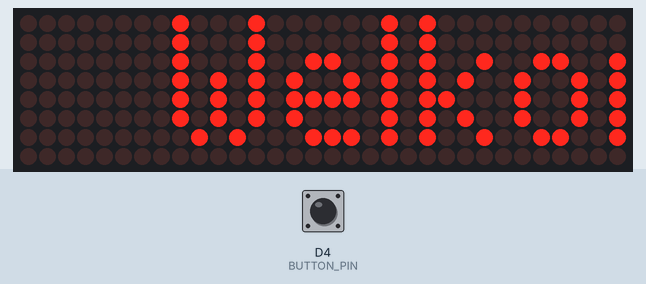
Simulated run of this sketch. Board: ESP8266 (NodeMCU). Shown: 32×8 LED matrix. The test bench sets the inputs (shaded band); at power-on: D4 (BUTTON_PIN) HIGH.

Above: at 1.21 s.
1.3 s: D4 (BUTTON_PIN) pulled LOW for 0.15 s
At 1.36 s:
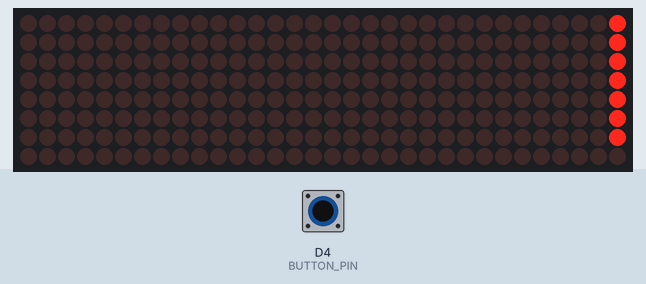
2.0 s: D4 (BUTTON_PIN) pulled LOW for 1 s
At 2.11 s:
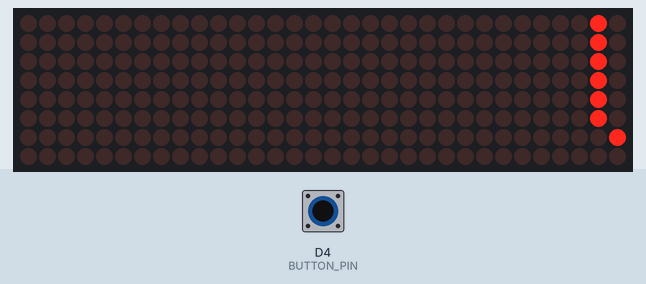
3.6 s: D4 (BUTTON_PIN) pulled LOW for 0.15 s
At 3.72 s:
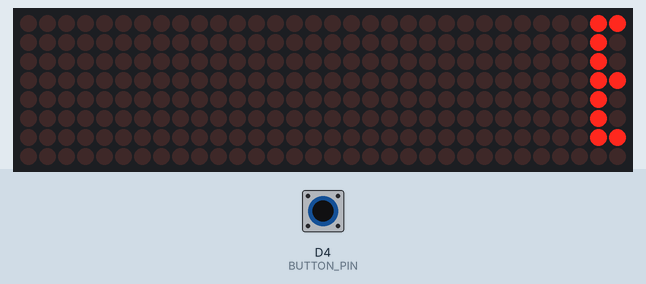
4.3 s: D4 (BUTTON_PIN) pulled LOW for 1 s
At 4.47 s:
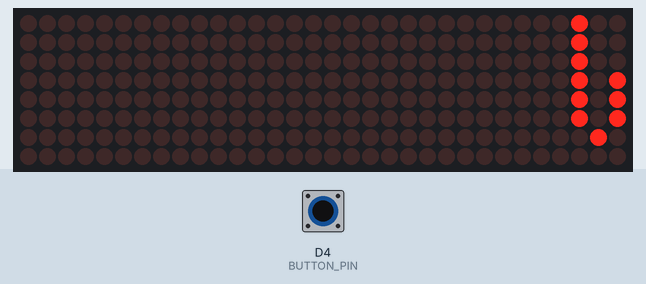

Measured:
- after the input at 1.3 s, the display: changes after 0.05 s (image 1)
- after the input at 2.0 s, the display: first changes after 0.06 s (image 2 shows a later state)
- after the input at 3.6 s, the display: first changes after 0.06 s (image 3 shows a later state)
- after the input at 4.3 s, the display: first changes after 0.07 s (image 4 shows a later state)

The sketch:

Lichtkrant.ino
```cpp
#include <MD_Parola.h>
#include <MD_MAX72xx.h>
#include <SPI.h>

#define HARDWARE_TYPE MD_MAX72XX::FC16_HW
#define MAX_DEVICES 4
#define CS_PIN D8
#define BUTTON_PIN D4

MD_Parola display = MD_Parola(HARDWARE_TYPE, CS_PIN, MAX_DEVICES);

const char* berichtNormaal = "Welkom";
const char* berichtBrand   = "BRAND, volg de veiligheidslichten";

bool brandModus  = false;
bool vorigeKnop  = false;

void setup() {
  display.begin();
  display.setIntensity(5);
  display.setPause(0);
  display.displayClear();
  pinMode(BUTTON_PIN, INPUT_PULLUP);
  display.displayScroll(berichtNormaal, PA_LEFT, PA_SCROLL_LEFT, 50);
}

void loop() {
  bool knopIngedrukt = (digitalRead(BUTTON_PIN) == LOW);
  delay(50);
  // Schakel bij elke druk (stijgende flank) van modus
  if (knopIngedrukt && !vorigeKnop) {
    brandModus = !brandModus;
    display.displayClear();
    if (brandModus) {
      display.displayScroll(berichtBrand, PA_LEFT, PA_SCROLL_LEFT, 50);
    } else {
      display.displayScroll(berichtNormaal, PA_LEFT, PA_SCROLL_LEFT, 50);
    }
  }

  vorigeKnop = knopIngedrukt;

  if (display.displayAnimate()) {
    display.displayReset();
  }
}
```
